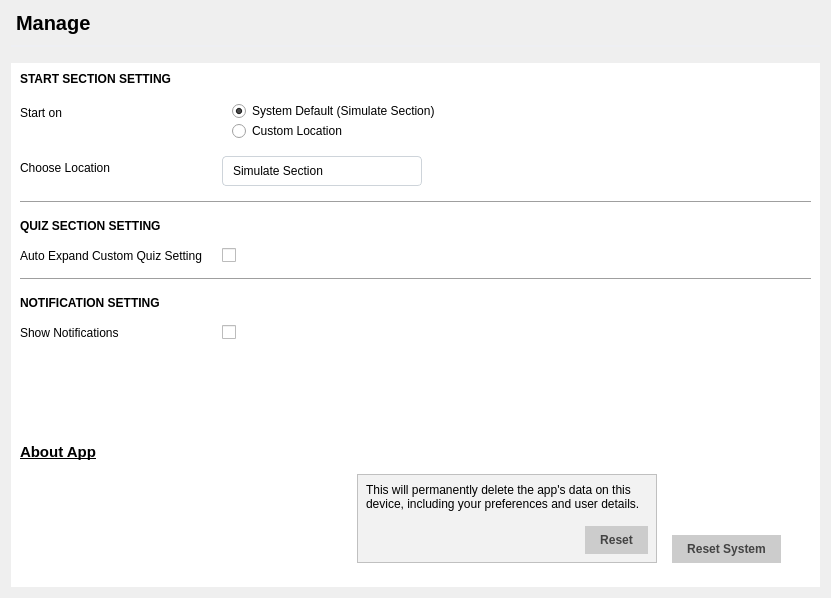
<?xml version="1.0" encoding="UTF-8"?>
<ui version="4.0">
 <class>Form</class>
 <widget class="QWidget" name="Form">
  <property name="geometry">
   <rect>
    <x>0</x>
    <y>0</y>
    <width>831</width>
    <height>598</height>
   </rect>
  </property>
  <property name="windowTitle">
   <string>Form</string>
  </property>
  <property name="styleSheet">
   <string notr="true">#section_title {
	font-size: 15pt;
    font-weight: bold;
	border: none;
	padding-bottom: 10px;
	border-bottom: 2px solid #eeeff3;
}

#manage_content {
	background-color: white;
}

#manage_content QComboBox {
	border: 1px solid #ced4da;
	border-radius: 4px;
	padding-left: 10px;
}

#manage_content QComboBox::drop-down {
	border: 0px;
}

#manage_content QComboBox:on {
	border: 4px solid #c2dbfe;
}

#manage_content QComboBox QListView {
	font-size: 12px;
	border: 1px solid rbga(0,0,0,0.1);
	padding: 5px;
	background-color: #fff;
	outline: 0px;
}

#manage_content QComboBox QListView:item {
	padding-left: 10px;
	background-color: #fff;
}

#toggle_reset_btn, #reset_btn {
	border: none;
	background-color: #cccccc;
	font-weight: bold;
	color: #434343;
	padding: 7px 15px;
}

#toggle_reset_btn:hover {
	background-color: #9a9a9a;
}

#reset_btn:hover {
	background-color: #d5786c;
	border: 1px solid #434343;
}

#reset_container {
	background-color: #f2f2f2;
	border: 1px solid silver;
}

#about_label {
	font-weight: bold;
	font-size: 11pt;
}

#about_label:hover {
	color: #0067c0;
}


</string>
  </property>
  <layout class="QVBoxLayout" name="verticalLayout">
   <item>
    <widget class="QLabel" name="section_title">
     <property name="sizePolicy">
      <sizepolicy hsizetype="Preferred" vsizetype="Maximum">
       <horstretch>0</horstretch>
       <verstretch>0</verstretch>
      </sizepolicy>
     </property>
     <property name="text">
      <string>Manage</string>
     </property>
    </widget>
   </item>
   <item>
    <widget class="ShadowFrame" name="frame">
     <property name="frameShape">
      <enum>QFrame::NoFrame</enum>
     </property>
     <property name="frameShadow">
      <enum>QFrame::Raised</enum>
     </property>
     <layout class="QVBoxLayout" name="verticalLayout_4">
      <property name="spacing">
       <number>0</number>
      </property>
      <property name="leftMargin">
       <number>0</number>
      </property>
      <property name="topMargin">
       <number>10</number>
      </property>
      <property name="rightMargin">
       <number>0</number>
      </property>
      <property name="bottomMargin">
       <number>0</number>
      </property>
      <item>
       <widget class="QScrollArea" name="scrollArea">
        <property name="frameShape">
         <enum>QFrame::NoFrame</enum>
        </property>
        <property name="widgetResizable">
         <bool>true</bool>
        </property>
        <widget class="QWidget" name="manage_content">
         <property name="geometry">
          <rect>
           <x>0</x>
           <y>0</y>
           <width>788</width>
           <height>545</height>
          </rect>
         </property>
         <layout class="QVBoxLayout" name="verticalLayout_2">
          <item>
           <layout class="QFormLayout" name="formLayout">
            <property name="horizontalSpacing">
             <number>20</number>
            </property>
            <property name="verticalSpacing">
             <number>15</number>
            </property>
            <item row="0" column="0">
             <widget class="QLabel" name="label">
              <property name="styleSheet">
               <string notr="true">font-size: 12pts;
font-weight: 500;</string>
              </property>
              <property name="text">
               <string>START SECTION SETTING</string>
              </property>
              <property name="alignment">
               <set>Qt::AlignLeading|Qt::AlignLeft|Qt::AlignTop</set>
              </property>
             </widget>
            </item>
            <item row="1" column="0">
             <widget class="QLabel" name="label_2">
              <property name="text">
               <string>Start on</string>
              </property>
             </widget>
            </item>
            <item row="1" column="1">
             <layout class="QVBoxLayout" name="verticalLayout_3">
              <property name="leftMargin">
               <number>10</number>
              </property>
              <property name="rightMargin">
               <number>0</number>
              </property>
              <item>
               <widget class="QRadioButton" name="default_location_btn">
                <property name="text">
                 <string>System Default (Simulate Section)</string>
                </property>
                <property name="checked">
                 <bool>true</bool>
                </property>
               </widget>
              </item>
              <item>
               <widget class="QRadioButton" name="custom_location_btn">
                <property name="text">
                 <string>Custom Location</string>
                </property>
               </widget>
              </item>
             </layout>
            </item>
            <item row="2" column="0">
             <widget class="QLabel" name="label_3">
              <property name="text">
               <string>Choose Location</string>
              </property>
             </widget>
            </item>
            <item row="2" column="1">
             <widget class="QComboBox" name="start_up_combobox">
              <property name="minimumSize">
               <size>
                <width>0</width>
                <height>30</height>
               </size>
              </property>
              <property name="maximumSize">
               <size>
                <width>200</width>
                <height>16777215</height>
               </size>
              </property>
              <item>
               <property name="text">
                <string>Simulate Section</string>
               </property>
              </item>
              <item>
               <property name="text">
                <string>Learning Section</string>
               </property>
              </item>
              <item>
               <property name="text">
                <string>Quiz Section</string>
               </property>
              </item>
              <item>
               <property name="text">
                <string>Profile Section</string>
               </property>
              </item>
              <item>
               <property name="text">
                <string>Settings Section</string>
               </property>
              </item>
             </widget>
            </item>
            <item row="3" column="0" colspan="2">
             <widget class="Line" name="line">
              <property name="orientation">
               <enum>Qt::Horizontal</enum>
              </property>
             </widget>
            </item>
            <item row="4" column="0">
             <widget class="QLabel" name="label_5">
              <property name="styleSheet">
               <string notr="true">font-size: 12pts;
font-weight: 500;</string>
              </property>
              <property name="text">
               <string>QUIZ SECTION SETTING</string>
              </property>
              <property name="alignment">
               <set>Qt::AlignLeading|Qt::AlignLeft|Qt::AlignTop</set>
              </property>
             </widget>
            </item>
            <item row="5" column="0">
             <widget class="QLabel" name="label_7">
              <property name="text">
               <string>Auto Expand Custom Quiz Setting</string>
              </property>
             </widget>
            </item>
            <item row="5" column="1">
             <widget class="ToggleSwitch" name="expand_toggle">
              <property name="maximumSize">
               <size>
                <width>70</width>
                <height>16777215</height>
               </size>
              </property>
              <property name="text">
               <string/>
              </property>
             </widget>
            </item>
            <item row="6" column="0" colspan="2">
             <widget class="Line" name="line_2">
              <property name="orientation">
               <enum>Qt::Horizontal</enum>
              </property>
             </widget>
            </item>
            <item row="7" column="0">
             <widget class="QLabel" name="label_6">
              <property name="styleSheet">
               <string notr="true">font-size: 12pts;
font-weight: 500;</string>
              </property>
              <property name="text">
               <string>NOTIFICATION SETTING</string>
              </property>
             </widget>
            </item>
            <item row="8" column="0">
             <widget class="QLabel" name="label_8">
              <property name="text">
               <string>Show Notifications</string>
              </property>
             </widget>
            </item>
            <item row="8" column="1">
             <widget class="ToggleSwitch" name="notification_toggle">
              <property name="maximumSize">
               <size>
                <width>70</width>
                <height>16777215</height>
               </size>
              </property>
              <property name="text">
               <string/>
              </property>
             </widget>
            </item>
            <item row="9" column="0">
             <spacer name="verticalSpacer">
              <property name="orientation">
               <enum>Qt::Vertical</enum>
              </property>
              <property name="sizeHint" stdset="0">
               <size>
                <width>20</width>
                <height>40</height>
               </size>
              </property>
             </spacer>
            </item>
            <item row="10" column="0">
             <widget class="ClickableLabel" name="about_label">
              <property name="cursor">
               <cursorShape>PointingHandCursor</cursorShape>
              </property>
              <property name="text">
               <string>&lt;u&gt;About App&lt;/u&gt;</string>
              </property>
             </widget>
            </item>
           </layout>
          </item>
          <item>
           <layout class="QHBoxLayout" name="horizontalLayout">
            <property name="spacing">
             <number>15</number>
            </property>
            <property name="topMargin">
             <number>7</number>
            </property>
            <property name="rightMargin">
             <number>30</number>
            </property>
            <property name="bottomMargin">
             <number>15</number>
            </property>
            <item>
             <spacer name="horizontalSpacer">
              <property name="orientation">
               <enum>Qt::Horizontal</enum>
              </property>
              <property name="sizeHint" stdset="0">
               <size>
                <width>40</width>
                <height>20</height>
               </size>
              </property>
             </spacer>
            </item>
            <item alignment="Qt::AlignBottom">
             <widget class="QWidget" name="reset_container" native="true">
              <property name="minimumSize">
               <size>
                <width>300</width>
                <height>0</height>
               </size>
              </property>
              <layout class="QVBoxLayout" name="verticalLayout_5">
               <property name="spacing">
                <number>15</number>
               </property>
               <item>
                <widget class="QLabel" name="label_4">
                 <property name="text">
                  <string>This will permanently delete the app's data on this device, including your preferences and user details.</string>
                 </property>
                 <property name="wordWrap">
                  <bool>true</bool>
                 </property>
                </widget>
               </item>
               <item alignment="Qt::AlignRight">
                <widget class="QPushButton" name="reset_btn">
                 <property name="text">
                  <string>Reset</string>
                 </property>
                </widget>
               </item>
              </layout>
             </widget>
            </item>
            <item alignment="Qt::AlignRight|Qt::AlignBottom">
             <widget class="QPushButton" name="toggle_reset_btn">
              <property name="text">
               <string>Reset System</string>
              </property>
             </widget>
            </item>
           </layout>
          </item>
         </layout>
        </widget>
       </widget>
      </item>
     </layout>
    </widget>
   </item>
  </layout>
 </widget>
 <customwidgets>
  <customwidget>
   <class>ShadowFrame</class>
   <extends>QFrame</extends>
   <header location="global">widgets/shadow.h</header>
   <container>1</container>
  </customwidget>
  <customwidget>
   <class>ClickableLabel</class>
   <extends>QLabel</extends>
   <header location="global">widgets/clickables.h</header>
  </customwidget>
  <customwidget>
   <class>ToggleSwitch</class>
   <extends>QCheckBox</extends>
   <header>widgets/clickables.h</header>
  </customwidget>
 </customwidgets>
 <resources/>
 <connections/>
</ui>
